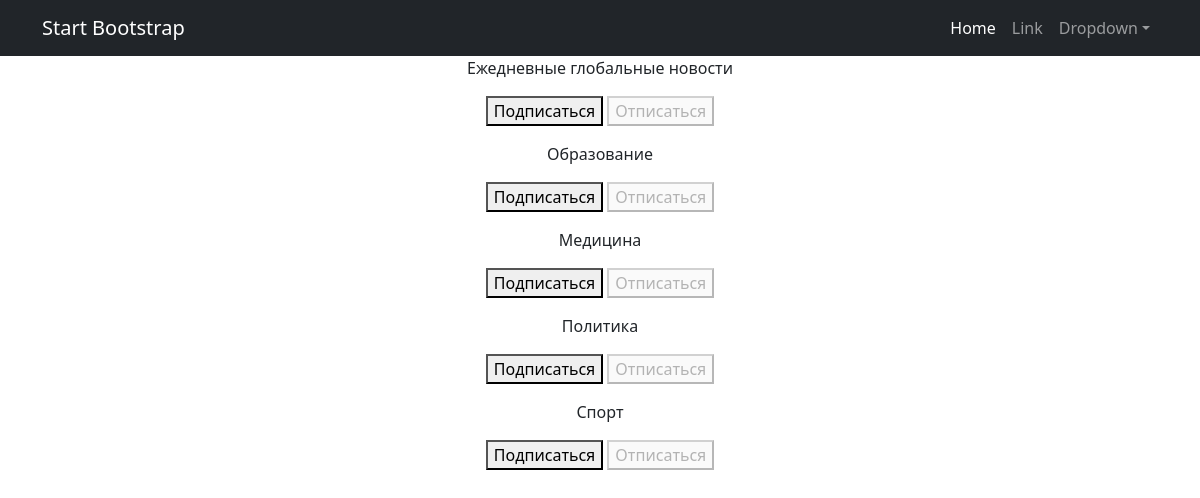
Page /subscriptions/ (signed in) on the committed database.
### news/models.py (models this page shows, shortened)
class Category(models.Model):
    daily = "DA"
    sport = "SP"
    politics = "PO"
    education = "ED"
    medicine = "ME"
    POSITIONS = [
        (daily, "Ежедневные глобальные новости"),
        (sport, "Спорт"),
        (politics, "Политика"),
        (education, "Образование"),
        (medicine, "Медицина"),
    ]
    name_of_category = models.CharField(max_length=2,
                                        choices=POSITIONS,
                                        unique=True,
                                        default=daily)

### subscriptions/views.py (the view, shortened to what this page needs)
# urls.py: path('subscriptions/', include('subscriptions.urls'))
@login_required
@csrf_protect
def subscriptions(request):
    categories_with_subscriptions = Category.objects.annotate(
        user_subscribed=Exists(
            Subscriber.objects.filter(
                user=request.user,
                category=OuterRef('pk'),
            )
        )
    ).order_by('name_of_category')
    return render(
        request,
        'subscriptions/subscriptions.html',
        {'categories': categories_with_subscriptions},
        )

### templates/subscriptions/subscriptions.html (shortened to what this page needs)
{% extends 'default.html' %}
{% block content %}
    {% for category in categories %}
        <p>
            {{ category.get_name_of_category_display }}
            <form method="post">
                {% if category.user_subscribed %}
                    <button disabled>
                        Подписаться
                    </button>
                    <button name="action" value="unsubscribe">
                        Отписаться
                    </button>
                {% else %}
                    <button name="action" value="subscribe">
                        Подписаться
                    </button>
                    <button disabled>
                        Отписаться
                    </button>
                {% endif %}
            </form>
        </p>
    {% endfor %}
{% endblock content %}

### rows in the picture
Category: name_of_category "Ежедневные глобальные новости", shows "Подписаться"
Category: name_of_category "Образование", shows "Подписаться"
Category: name_of_category "Медицина", shows "Подписаться"
Category: name_of_category "Политика", shows "Подписаться"
Category: name_of_category "Спорт", shows "Подписаться"
